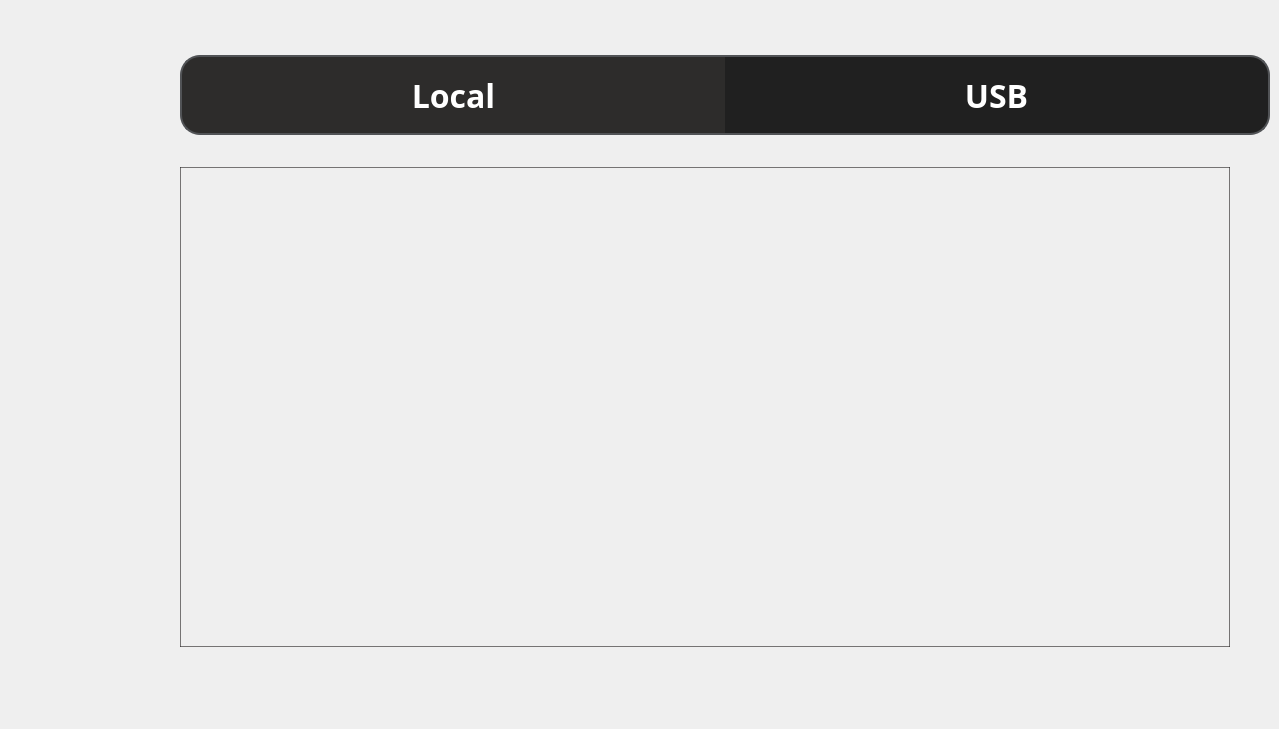
    <widget class="QWidget" name="page_FileList">
     <widget class="QPushButton" name="pushButton_130">
      <property name="geometry">
       <rect>
        <x>0</x>
        <y>180</y>
        <width>160</width>
        <height>180</height>
       </rect>
      </property>
      <property name="styleSheet">
       <string notr="true">outline:none;image: url(:/image/FilamentInactive.png);border:none;</string>
      </property>
      <property name="text">
       <string/>
      </property>
     </widget>
     <widget class="QPushButton" name="pushButton_131">
      <property name="geometry">
       <rect>
        <x>0</x>
        <y>540</y>
        <width>160</width>
        <height>180</height>
       </rect>
      </property>
      <property name="styleSheet">
       <string notr="true">outline:none;image: url(:/image/AboutInactive.png);border:none;</string>
      </property>
      <property name="text">
       <string/>
      </property>
     </widget>
     <widget class="QPushButton" name="pushButton_132">
      <property name="geometry">
       <rect>
        <x>0</x>
        <y>360</y>
        <width>160</width>
        <height>180</height>
       </rect>
      </property>
      <property name="styleSheet">
       <string notr="true">outline:none;image: url(:/image/ToolsInactive.png);border:none;</string>
      </property>
      <property name="text">
       <string/>
      </property>
     </widget>
     <widget class="QPushButton" name="pushButton_133">
      <property name="geometry">
       <rect>
        <x>0</x>
        <y>0</y>
        <width>160</width>
        <height>180</height>
       </rect>
      </property>
      <property name="styleSheet">
       <string notr="true">outline:none;image: url(:/image/PrintActive(2).png);border:none;</string>
      </property>
      <property name="text">
       <string/>
      </property>
     </widget>
     <widget class="QPushButton" name="pushButton_134">
      <property name="geometry">
       <rect>
        <x>180</x>
        <y>55</y>
        <width>545</width>
        <height>80</height>
       </rect>
      </property>
      <property name="styleSheet">
       <string notr="true">border-top-left-radius: 20px;
border-bottom-left-radius: 20px;
border-left: 2px solid rgb(81, 83, 86);
border-top: 2px solid rgb(81, 83, 86);
border-bottom: 2px solid rgb(81, 83, 86);
background-color: rgba(45, 44, 43, 255);
font-weight: bold;
font-family:Barlow;outline:none;
color: rgb(255, 255, 255);
font-size: 32px;

</string>
      </property>
      <property name="text">
       <string>Local</string>
      </property>
     </widget>
     <widget class="QListWidget" name="listWidget">
      <property name="geometry">
       <rect>
        <x>180</x>
        <y>167</y>
        <width>1050</width>
        <height>480</height>
       </rect>
      </property>
      <property name="styleSheet">
       <string notr="true">QListWidget{
	border: 1px solid rgba(45, 44, 43, 100);
	background-color: rgba(255, 255, 255, 0);
	outline:none;
	font-weight: bold;
	font-family:Barlow;
}

QListWidget::item:selected {
        background-color: transparent;
}

QListWidget::item:hover {
        background-color: transparent;
}
QScrollBar:vertical{
		width:50px;
		border:none;
}
QScrollBar::up-arrow:vertical, QScrollBar::down-arrow:vertical {
     border: 2px solid grey;
     width: 3px;
     height: 3px;
     background: white;
 }

</string>
      </property>
     </widget>
     <widget class="QListWidget" name="listWidget_2">
      <property name="geometry">
       <rect>
        <x>180</x>
        <y>167</y>
        <width>1050</width>
        <height>480</height>
       </rect>
      </property>
      <property name="styleSheet">
       <string notr="true">QListWidget{
	border: 1px solid rgba(45, 44, 43, 100);
	background-color: rgba(255, 255, 255, 0);
outline:none;
font-weight: bold;
font-family:Barlow;
}

QListWidget::item:selected {
        background-color: transparent;
}

QListWidget::item:hover {
        background-color: transparent;
}
QListWidget::QScrollBar{
		width:20px;
}</string>
      </property>
      <property name="autoScrollMargin">
       <number>110</number>
      </property>
     </widget>
     <widget class="QPushButton" name="pushButton_101">
      <property name="geometry">
       <rect>
        <x>725</x>
        <y>55</y>
        <width>545</width>
        <height>80</height>
       </rect>
      </property>
      <property name="styleSheet">
       <string notr="true">

background-color: rgb(32, 32, 32);
font-weight: bold;
font-family:Barlow;outline:none;
color: rgb(255, 255, 255);
font-size: 32px;

border-top-right-radius: 20px;
border-bottom-right-radius: 20px;
border-right: 2px solid rgb(81, 83, 86);
border-top: 2px solid rgb(81, 83, 86);
border-bottom: 2px solid rgb(81, 83, 86);

</string>
      </property>
      <property name="text">
       <string>USB</string>
      </property>
     </widget>
    </widget>
